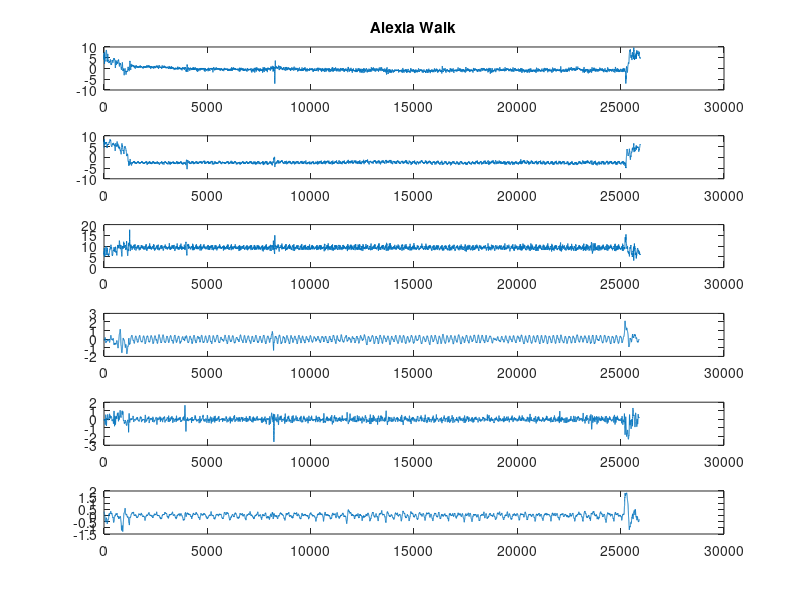

This chart was generated by the following MATLAB code:


Ax = importdata("ax.txt"); 
Ay = importdata("ay.txt");
Az = importdata("az.txt");
Gx = importdata("gx.txt");
Gy = importdata("gy.txt");
Gz = importdata("gz.txt");
A = linspace(0,numel(Ax));
G = linspace(0,numel(Gx));

figure;
subplot(6,1,1);
plot(Ax); title('Alexia Walk')
subplot(6,1,2);
plot(Ay);
subplot(6,1,3);
plot(Az);
subplot(6,1,4);
plot(Gx);
subplot(6,1,5);
plot(Gy);
subplot(6,1,6);
plot(Gz);
